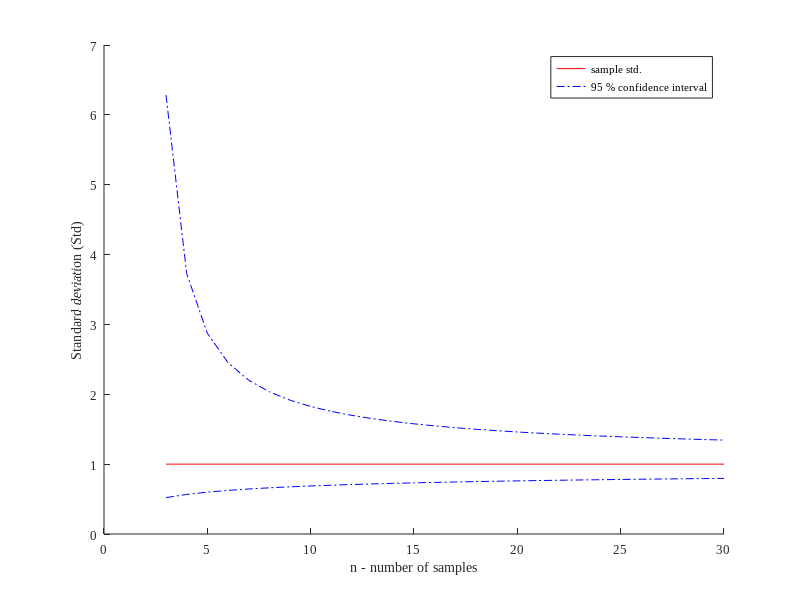

Here is the MATLAB script that generated this plot: (Note: this script raises an error after producing the figure.)
clc
clear all
close all

% Change default axes fonts.
set(0,'DefaultAxesFontName', 'Times New Roman')
set(0,'DefaultAxesFontSize', 9)

% Change default text fonts.
set(0,'DefaultTextFontname', 'Times New Roman')
set(0,'DefaultTextFontSize', 9)


addpath('lib/export_fig');

v = 3:30;

sigma = 1;
S = sigma;
S2 = S^2;

alpha = 0.05;

confL = sqrt((v-1).*S2./chi2inv(1-alpha/2, v-1));
confH = sqrt((v-1).*S2./chi2inv(alpha/2, v-1));
sigmaseries = v*0+sigma;

f1 = figure();
hold on
plot(v,sigmaseries, 'r')
plot(v,confL, 'b-.')
plot(v,confH, 'b-.')
xlabel('n - number of samples')
ylabel('Standard deviation (Std)')
%title('Sample standard deviation')
legend('sample std.', '95 % confidence interval')
set(gcf, 'Color', 'w');
set(f1, 'units', 'centimeters', 'pos', [0 0 8 8])

export_fig('stats_std_confidence.pdf')



bias = 0;
biasseries = v*bias;
pd = makedist('Normal');
z_025 = icdf(pd,.025);
z_975 = icdf(pd,.974);
confL = z_025*sqrt(1./v);
confH = z_975*sqrt(1./v);

f2 = figure();
hold on
plot(v,biasseries, 'r')
plot(v,confL, 'b-.')
plot(v,confH, 'b-.')
xlabel('n - number of samples')
ylabel('Bias (std)')
legend('sample bias', '95 % confidence interval')
set(gcf, 'Color', 'w');
set(f2, 'units', 'centimeters', 'pos', [0 0 8 8])

export_fig('stats_bias_confidence.pdf')

%bConfL = 




